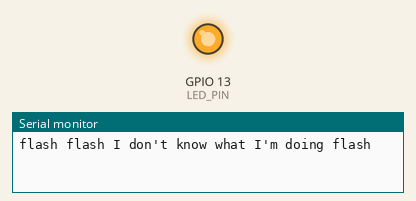
A program run on a simulated ESP32. Shown: output pins drawn as LEDs (lit = HIGH), the last lines printed to the serial monitor.

Above: at 0.7 s.
At 5.87 s:
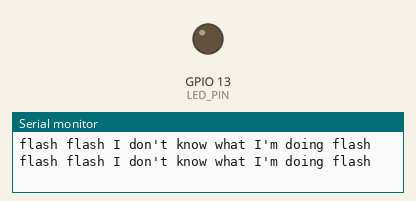
Timing chart, 0 to 6.2 s (numbered marks = the images above):
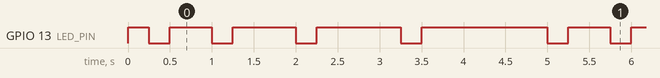

The program:

main.cpp
```cpp
#include <Arduino.h>

// This is required in PlatformIO but hidden in the standard Arduino IDE.

#define LED_PIN 13

void setup() {
  pinMode(LED_PIN, OUTPUT);
  // TODO: Define your baud rates
  Serial.begin(115200); // Start the Serial connection
}

void loop() {
  // TODO: Define your text output
  Serial.println("flash flash I don't know what I'm doing flash"); // Print the words to the Serial Monitor.

  // TODO: Set up your delay in milliseconds
  digitalWrite(LED_PIN, HIGH); // LED On
  delay(250); // 1 second
  digitalWrite(LED_PIN, LOW); // LED Off
  delay(250); // 1 second
  digitalWrite(LED_PIN, HIGH); // LED On
  delay(500); // 2 seconds
  digitalWrite(LED_PIN, LOW); // LED Off
  delay(250); // 1 second
  digitalWrite(LED_PIN, HIGH); // LED On
  delay(750); // 3 seconds
  digitalWrite(LED_PIN, LOW); // LED Off
  delay(250); // 1 second
  digitalWrite(LED_PIN, HIGH); // LED On
  delay(1000); // 4 seconds
  digitalWrite(LED_PIN, LOW); // LED Off
  delay(250); // 1 second
  digitalWrite(LED_PIN, HIGH); // LED On
  delay(1250); // 5 seconds
}
```

Measured:
- by itself, GPIO 13 (LED_PIN): repeats every 4.8 s: LOW 0.25 s, HIGH 0.50 s, LOW 0.25 s, HIGH 0.75 s, LOW 0.25 s, HIGH 1.0 s, LOW 0.25 s, HIGH 1.5 s
- by itself, everything shown: repeats every 4.8 s, in 8 steps
